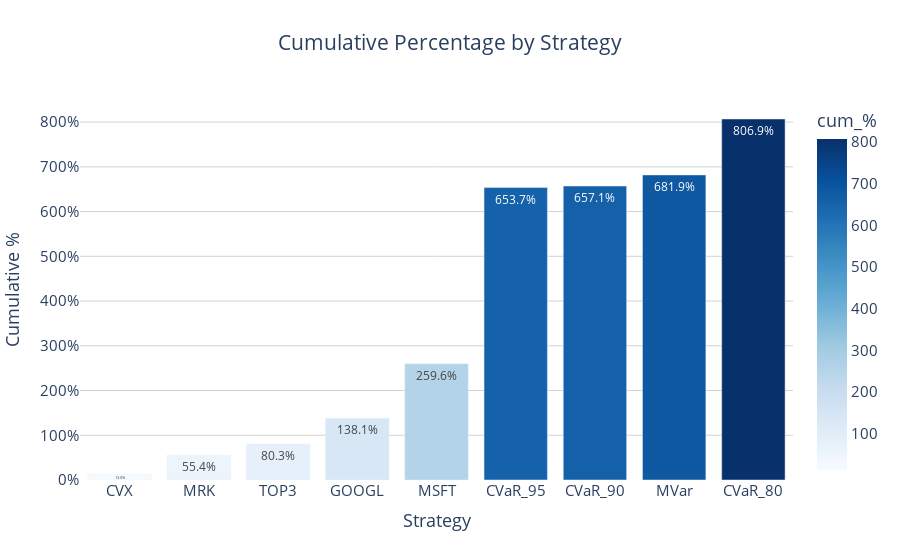

Write notebook code for a chart like this one.
### Code cell
df = summary.sort_values(by="cum_%").copy()
df["cum_%_str"] = df["cum_%"].map(lambda x: f"{x:.1f}%")

fig = pexp.bar(
    df,
    x="index",
    y="cum_%",
    text="cum_%_str",
    color="cum_%",  # Color intensity by percentage
    color_continuous_scale="Blues",  # Choose your color theme
    title="Cumulative Percentage by Strategy"
)

# Customize layout
fig.update_layout(
    xaxis_title="Strategy",
    yaxis_title="Cumulative %",
    title_x=0.5,
    plot_bgcolor="white",
    font=dict(size=15),
    xaxis=dict(showgrid=False),
    yaxis=dict(ticksuffix="%", showgrid=True, gridcolor="lightgray"),
)

# Set text position and size
fig.update_traces(
    textposition="inside",
    textfont_size=12
)

fig.show()

### Figure 1 — Plotly figure (JSON) as saved in the notebook; plotly's stock layout.template omitted (floating-point values rounded to 4 significant figures)
{"data": [{"hovertemplate": "index=%{x}<br>cum_%=%{marker.color}<br>cum_%_str=%{text}<extra></extra>", "legendgroup": "", "marker": {"color": [12.96, 55.36, 80.28, 138.1, 259.6, 653.7, 657.1, 681.9, 806.9], "coloraxis": "coloraxis", "pattern": {"shape": ""}}, "name": "", "orientation": "v", "showlegend": false, "text": ["13.0%", "55.4%", "80.3%", "138.1%", "259.6%", "653.7%", "657.1%", "681.9%", "806.9%"], "textfont": {"size": 12}, "textposition": "inside", "type": "bar", "x": ["CVX", "MRK", "TOP3", "GOOGL", "MSFT", "CVaR_95", "CVaR_90", "MVar", "CVaR_80"], "xaxis": "x", "y": [12.96, 55.36, 80.28, 138.1, 259.6, 653.7, 657.1, 681.9, 806.9], "yaxis": "y"}], "layout": {"barmode": "relative", "coloraxis": {"colorbar": {"title": {"text": "cum_%"}}, "colorscale": [[0, "rgb(247,251,255)"], [0.125, "rgb(222,235,247)"], [0.25, "rgb(198,219,239)"], [0.375, "rgb(158,202,225)"], [0.5, "rgb(107,174,214)"], [0.625, "rgb(66,146,198)"], [0.75, "rgb(33,113,181)"], [0.875, "rgb(8,81,156)"], [1, "rgb(8,48,107)"]]}, "font": {"size": 15}, "legend": {"tracegroupgap": 0}, "plot_bgcolor": "white", "title": {"text": "Cumulative Percentage by Strategy", "x": 0.5}, "xaxis": {"anchor": "y", "domain": [0, 1], "showgrid": false, "title": {"text": "Strategy"}}, "yaxis": {"anchor": "x", "domain": [0, 1], "gridcolor": "lightgray", "showgrid": true, "ticksuffix": "%", "title": {"text": "Cumulative %"}}}}
